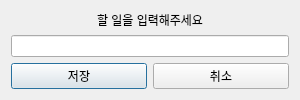
<?xml version="1.0" encoding="UTF-8"?>
<ui version="4.0">
 <class>Dialog</class>
 <widget class="QDialog" name="Dialog">
  <property name="geometry">
   <rect>
    <x>0</x>
    <y>0</y>
    <width>300</width>
    <height>100</height>
   </rect>
  </property>
  <property name="sizePolicy">
   <sizepolicy hsizetype="Fixed" vsizetype="Fixed">
    <horstretch>0</horstretch>
    <verstretch>0</verstretch>
   </sizepolicy>
  </property>
  <property name="minimumSize">
   <size>
    <width>300</width>
    <height>100</height>
   </size>
  </property>
  <property name="maximumSize">
   <size>
    <width>300</width>
    <height>100</height>
   </size>
  </property>
  <property name="windowTitle">
   <string>Input To Do</string>
  </property>
  <layout class="QGridLayout" name="gridLayout">
   <item row="0" column="0">
    <layout class="QVBoxLayout" name="verticalLayout">
     <item>
      <widget class="QLabel" name="label">
       <property name="text">
        <string>&lt;html&gt;&lt;head/&gt;&lt;body&gt;&lt;p align=&quot;center&quot;&gt;할 일을 입력해주세요&lt;/p&gt;&lt;/body&gt;&lt;/html&gt;</string>
       </property>
      </widget>
     </item>
     <item>
      <widget class="QLineEdit" name="lineEdit"/>
     </item>
     <item>
      <layout class="QHBoxLayout" name="horizontalLayout_2">
       <item>
        <widget class="QPushButton" name="btn_ok">
         <property name="text">
          <string>저장</string>
         </property>
        </widget>
       </item>
       <item>
        <widget class="QPushButton" name="btn_cancel">
         <property name="text">
          <string>취소</string>
         </property>
        </widget>
       </item>
      </layout>
     </item>
    </layout>
   </item>
  </layout>
 </widget>
 <resources/>
 <connections/>
</ui>
